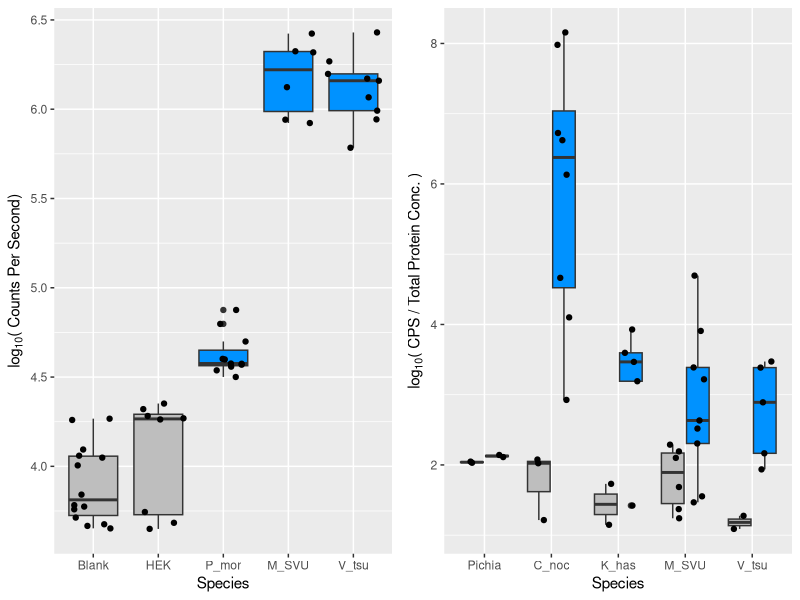

Here is the R script that generated this plot:
#Figure 2 - In vitro expression of exemplars supports luciferase function
library(ggplot2); library(reshape2); library(dplyr); library(tidyverse); library(gridExtra)

light_data <- read.csv("Raw Data/expression-kinetics/2019_pichia_assays.csv",header=TRUE)
light_data2 <- light_data %>% group_by(Species,type,sample,count_type,Concentration,date) %>% summarise(mean_cps = mean(cps_norm))

#Pichia yeast expression plot###
sp <- c("Pichia","CNO","KHC","SVU","VTS")
count_type <-c("before","after")
light_data2$Species <- factor(light_data2$Species,levels=sp)
light_data2$count_type <- factor(light_data2$count_type,levels=count_type)
Figure2b <- ggplot(data=light_data2, aes(x = Species, y = log10(mean_cps),fill=count_type)) + geom_boxplot() +
  geom_point(position = position_jitterdodge()) + scale_discrete_manual(aes(x=sp)) +
  xlab("Species") + ylab(expression('log'[10]*'( CPS / Total Protein Conc. )')) +
  scale_fill_manual(values = c("grey","#0092ff"),name="Measures",labels=c("After + luciferin","Before")) +
  scale_x_discrete(labels=c("Pichia","C_noc","K_has","M_SVU","V_tsu")) +
  theme(legend.position = "none")

	##############
	#Mammalian expression
mam_data <- read.csv(file="Raw Data/expression-kinetics/2014_mammalian_assays.csv", header=TRUE)
#Add column for dilution*substrate
luciferin <- mam_data$dilution*mam_data$substrate
mam_data2 <- cbind(mam_data,luciferin)
mam_data <- mam_data2

#Subset data. the Soro-luc constructs did not have proper signal peptides
	tsuluc <- grep("VtLa", mam_data$construct); tsujii <- mam_data[tsuluc,];
	pmorluc <- grep("PhM", mam_data$construct); morini <- mam_data[pmorluc,]
	svuluc <- grep("SVUluc", mam_data$construct); svu <- mam_data[svuluc,]
	blank <- grep("Blank", mam_data$construct); blankcells <- mam_data[blank,]
	hek <- grep("HEK", mam_data$construct); hekcells <- mam_data[hek,]
	mam_combine <- rbind(tsujii, morini, hekcells, blankcells, svu)
	subset(mam_combine, log(luciferin) > 6.5) -> maxluc

quartz("Figure 2", 9, 3)

Figure2a <- ggplot(data=maxluc, aes(x=construct, y=log10(light), fill=construct)) + scale_fill_manual(values=c("grey","grey","#0092ff","#0092ff","#0092ff")) + geom_boxplot() + geom_jitter() + xlab("Species") + ylab(expression('log'[10]*'( Counts Per Second)')) +
  scale_x_discrete(labels = c("Blank", "HEK", "P_mor", "M_SVU", "V_tsu")) +
  theme(legend.position = "none")

grid.arrange(Figure2a, Figure2b, nrow = 1)
